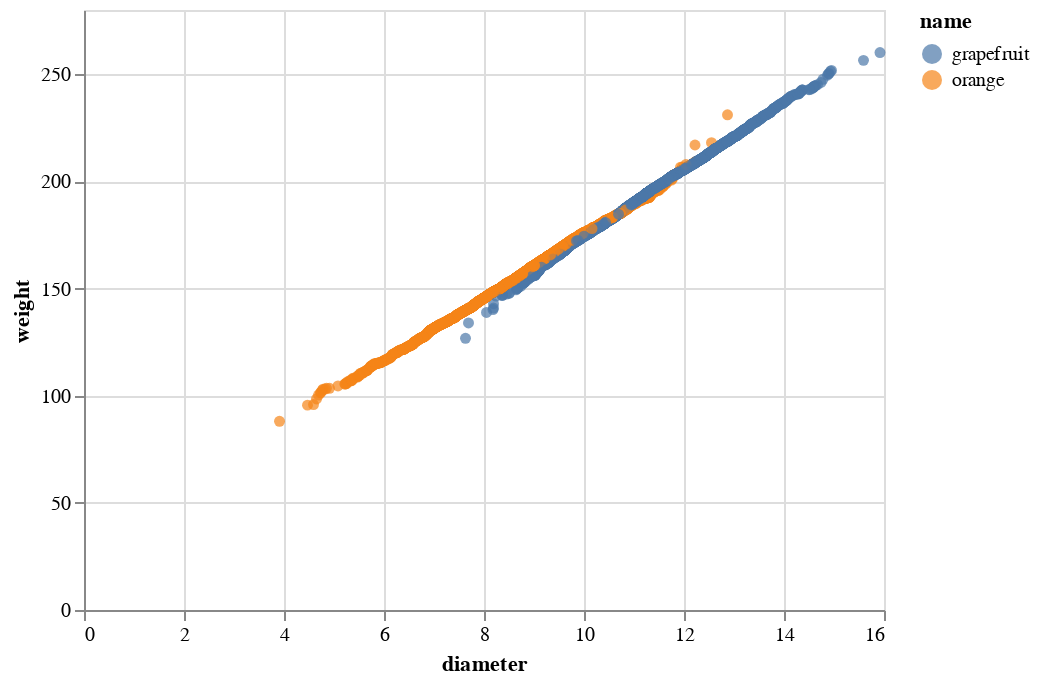

The notebook cell this image was saved under:
### Markdown cell above
Let's take another look at height and weight. They are definitely correlated, but how do they relate to each other for each fruit type?

One way to see this is to use a scatter plot chart to plot the diameter versus the weight, segmented by fruit type.

We'll use Altair to do this.

### Code cell
alt.Chart(citrus_df_sample).mark_circle().encode(
    x='diameter',
    y='weight',
    color='name'
)

### Figure 1 — Vega-Lite specification as saved in the notebook (floating-point values rounded to 4 significant figures; data arrays with more than 128 entries replaced by an {"elided": "..."} marker saying what was removed)
{"config": {"view": {"continuousWidth": 400, "continuousHeight": 300}}, "data": {"name": "data-f38583db2a8e86ed22b08531f2279469"}, "mark": "circle", "encoding": {"color": {"type": "nominal", "field": "name"}, "x": {"type": "quantitative", "field": "diameter"}, "y": {"type": "quantitative", "field": "weight"}}, "$schema": "https://vega.github.io/schema/vega-lite/v4.8.1.json", "datasets": {"data-f38583db2a8e86ed22b08531f2279469": {"elided": "5000 records"}}}
